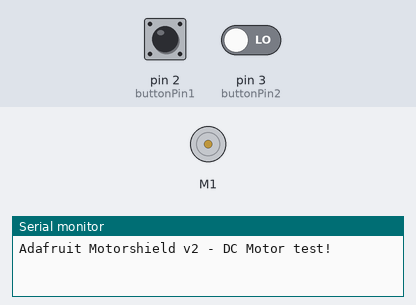
The sketch below on a simulated Arduino Uno, built with avr-gcc and run on an emulated ATmega328P. Parts: DC motor (green arrow = forward, orange = backward, longer = faster), the last lines printed to the serial monitor. The inputs (shaded band) are chosen by the test bench; at power-on: pin 2 (buttonPin1) LOW, pin 3 (buttonPin2) LOW.

Above: at 1.2 s.
1.3 s: pin 2 (buttonPin1) pulled HIGH for 0.15 s
At 2.4 s:
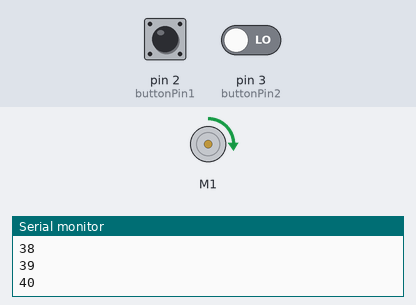
4.3 s: pin 2 (buttonPin1) driven HIGH and pin 3 (buttonPin2) driven HIGH
Timing chart, 0 to 8.1 s (numbered marks = the images above; inputs shaded):
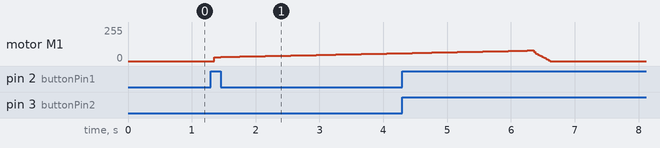

The sketch:

DiceRoller.ino
```cpp
/*
This is a test sketch for the Adafruit assembled Motor Shield for Arduino v2
It won't work with v1.x motor shields! Only for the v2's with built in PWM
control
For use with the Adafruit Motor Shield v2
---->	http://www.adafruit.com/products/1438
*/

#include <Wire.h>
#include <Adafruit_MotorShield.h>

// Create the motor shield object with the default I2C address
Adafruit_MotorShield AFMS = Adafruit_MotorShield();
// Or, create it with a different I2C address (say for stacking)
// Adafruit_MotorShield AFMS = Adafruit_MotorShield(0x61);

// Select which 'port' M1, M2, M3 or M4. In this case, M1
Adafruit_DCMotor *myMotor = AFMS.getMotor(1);
// You can also make another motor on port M2
//Adafruit_DCMotor *myOtherMotor = AFMS.getMotor(2);

// start
int buttonPin1 = 2;
int buttonStatus1 = 0;
int lastButtonStatus1 = 0;

// mode
int buttonPin2 = 3;
int buttonStatus2 = 0;
int lastButtonStatus2 = 0;

int mode = 1; // mode 1 is normal, mode 2 on for other one
int start = 0; // 0 is stop, 1 is go
unsigned long timer;
int vel=150;

void setup() {
  Serial.begin(9600);           // set up Serial library at 9600 bps
  Serial.println("Adafruit Motorshield v2 - DC Motor test!");

  pinMode(buttonPin1, INPUT);
  pinMode(buttonPin2, INPUT);

  AFMS.begin();  // create with the default frequency 1.6KHz
  //AFMS.begin(1000);  // OR with a different frequency, say 1KHz

  // Set the speed to start, from 0 (off) to 255 (max speed)
  myMotor->setSpeed(150);
  myMotor->run(FORWARD);
  // turn on motor
  myMotor->run(RELEASE);
}

void loop() {
  buttonStatus1 = digitalRead(buttonPin1);
  buttonStatus2 = digitalRead(buttonPin2);

  // start/stop timer
  if (buttonStatus1 != lastButtonStatus1){
    if (buttonStatus1 == HIGH){
          startMachine();
          Serial.println("start: ");
          Serial.println(start);
    }
    else{
    }
    delay(50);
  }
  lastButtonStatus1 = buttonStatus1;

  if (buttonStatus2 != lastButtonStatus2){
    if (buttonStatus2 == HIGH){
          changeMode();
          Serial.print("mode: ");
          Serial.println(mode);
    }
    else{
    }
    delay(50);
  }
  lastButtonStatus2 = buttonStatus2;

  if (mode == 1){
    vel = 80;
  }
  if (mode == 2){
    vel = 255;
  }

  if (start == 1){
    myMotor->run(FORWARD);
    for (int i=30; i<vel; i+=mode) {
      myMotor->setSpeed(i);
      Serial.println(i);
      if (mode == 1){
        delay(100);
      }
    }
    for (int i=vel-1; i!=0; i-=mode) {
      myMotor->setSpeed(i);
      Serial.println(i);
    }
    startMachine();
    Serial.println("tech");
    myMotor->run(RELEASE);
    delay(1000);
  }
}

void startMachine(){
  if (start == 0){
    start = 1;
  }
  else{
    start = 0;
  }
}

void changeMode(){
  if (mode == 1){
    mode = 2;
  }
  else{
    mode = 1;
  }
}
```

Measured:
- after the input at 1.3 s, motor M1: moves from stopped to forward 59/255 over 2.9 s, starting after 0.05 s
